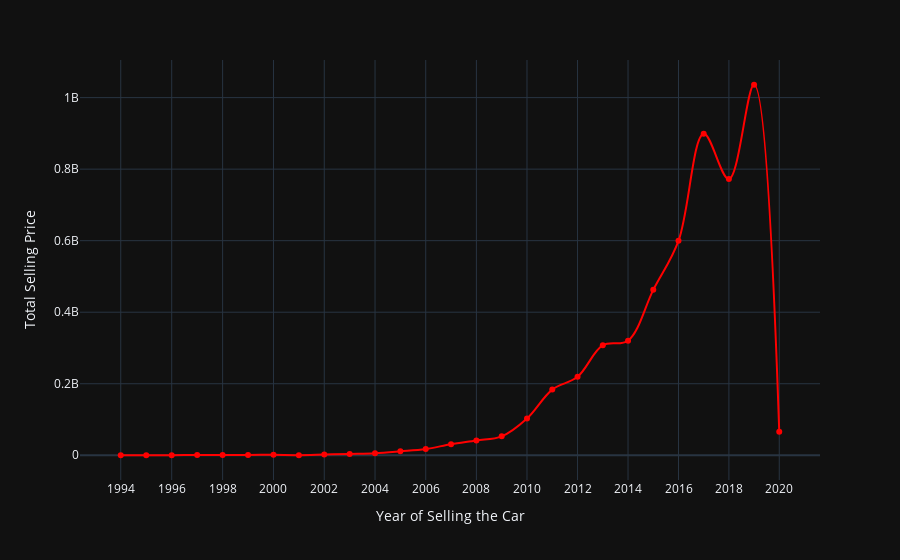

Notebook cell for this chart:
### Markdown cell above
#### Total Selling Price per Years

### Code cell
sum_Price_Years = df.groupby('year')['selling_price'].sum()
px.line(sum_Price_Years,
        x = sum_Price_Years.index,
        y = sum_Price_Years.values,
        labels={'y':'Total Selling Price','year':'Year of Selling the Car'},
        template = 'plotly_dark',
        markers = True,
        line_shape = 'spline',
        color_discrete_sequence = ['red'],
        log_x = True)

### Figure 1 — Plotly figure (JSON) as saved in the notebook; plotly's stock layout.template omitted (floating-point values rounded to 4 significant figures)
{"data": [{"hovertemplate": "Year of Selling the Car=%{x}<br>Total Selling Price=%{y}<extra></extra>", "legendgroup": "", "line": {"color": "red", "dash": "solid", "shape": "spline"}, "marker": {"symbol": "circle"}, "mode": "lines+markers", "name": "", "orientation": "v", "showlegend": false, "type": "scatter", "x": [1994, 1995, 1996, 1997, 1998, 1999, 2000, 2001, 2002, 2003, 2004, 2005, 2006, 2007, 2008, 2009, 2010, 2011, 2012, 2013, 2014, 2015, 2016, 2017, 2018, 2019, 2020], "xaxis": "x", "y": [144000, 55000, 82000, 774999, 521000, 1077000, 1146914, 279000, 1971999, 3758198, 5579855, 10925499, 17387148, 30985433, 41317516, 52854989, 102753987, 183594976, 219301977, 307723967, 320338960, 462496959, 599471972, 899094968, 772295980, 1035982984, 65509997], "yaxis": "y"}], "layout": {"legend": {"tracegroupgap": 0}, "margin": {"t": 60}, "xaxis": {"anchor": "y", "domain": [0, 1], "title": {"text": "Year of Selling the Car"}, "type": "log"}, "yaxis": {"anchor": "x", "domain": [0, 1], "title": {"text": "Total Selling Price"}}}}
